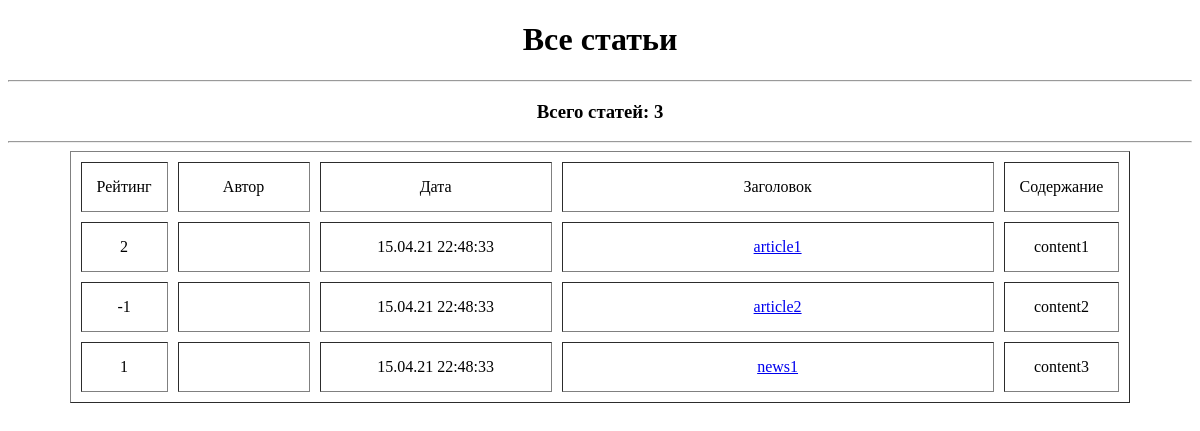
Before: /news/ with the older database file.
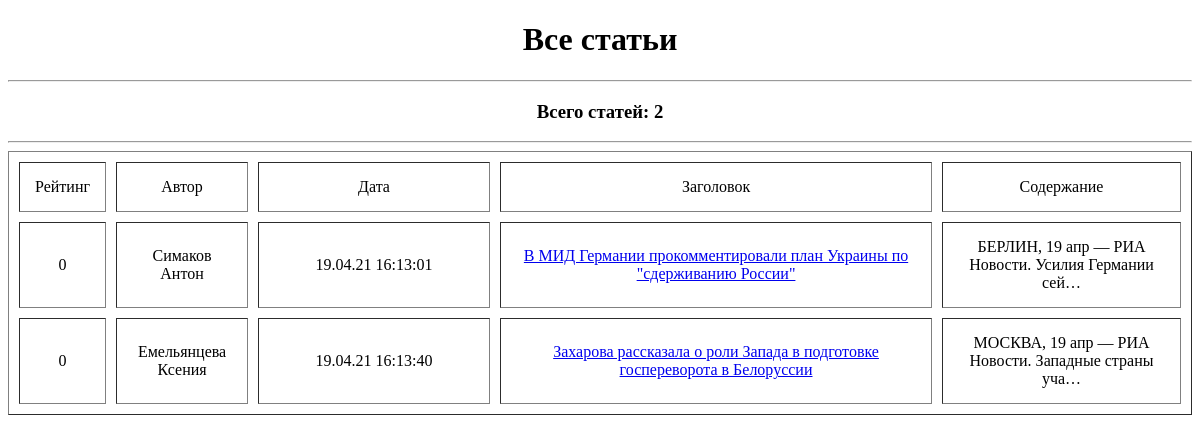
After: the same page with the newer database file.
### news/models.py (models this page shows, shortened)
class Post(models.Model):
    authorID = models.ForeignKey(Author, on_delete=models.CASCADE, related_name='authorposts')
    type = models.CharField(max_length=2, choices=CONTENT, default='NW')
    createdAt = models.DateTimeField(auto_now_add=True)
    heading = models.CharField(max_length=255)
    content = models.TextField()
    rating = models.IntegerField(default=0)
    categories = models.ManyToManyField(Category, through='PostCategory')

class Author(models.Model):
    userID = models.OneToOneField(User, on_delete=models.CASCADE)
    rating = models.IntegerField(default=0)

### news/views.py (the view)
# urls.py: path('', PostList.as_view()),
class PostList(ListView):
    model = Post
    template_name = 'posts.html'
    context_object_name = 'posts'
    queryset = Post.objects.order_by('createdAt')

### news/templatetags/custom_filters.py (called while the page is built)
@register.filter(name='Censor')
def Censor(value):
    res = value
    if isinstance(value, str):
        for word in bad_words:
            res = str(res).replace(word, '***')
        return res

### templates/posts.html (shortened to what this page needs)
{% extends 'default.html' %}
{% load custom_filters %}
{% block content %}
<h1 style="text-align: center;">Все статьи</h1>
<hr>
<h3 style="text-align: center;">Всего статей: {{ posts|length }}</h3>
<hr>
    {% if posts %}
    <table align="center" cellspacing="10" border="1" cellpadding="15">
        <tr align="center">
            <td width="30">Рейтинг</td>
            <td width="100">Автор</td>
            <td width="200">Дата</td>
            <td width="400">Заголовок</td>
            <td>Содержание</td>
        </tr>
        {% for post in posts %}
        <tr align="center">
            <td width="30">{{ post.rating }}</td>
            <td width="100">{{ post.authorID.userID.last_name }} {{ post.authorID.userID.first_name }}</td>
            <td width="200">{{ post.createdAt|date:"d.m.y H:i:s" }}</td>
            <td width="400"><a href="{{ post.pk }}">{{ post.heading|Censor }}</a></td>
            <td>{{ post.content|truncatechars:50|Censor }}</td>
        </tr>
        {% endfor %}
    </table>
    {% else %}
        <h3 style="text-align: center;">Нет статей</h3>
    {% endif %}
{% endblock content %}

### templates/default.html (shortened to what this page needs)
<!DOCTYPE html>
<html>
<head>
</head>
<body style="font-family: Tahoma;">
{% block content %}
{% endblock content %}
</body>
</html>

Changed rows visible on the page:
removed Post: rating "2", createdAt "15.04.21 22:48:33", heading|Censor "article1", content|Censor "content1"
removed Post: rating "-1", createdAt "15.04.21 22:48:33", heading|Censor "article2", content|Censor "content2"
removed Post: rating "1", createdAt "15.04.21 22:48:33", heading|Censor "news1", content|Censor "content3"
added Post: rating "0", authorID.userID.last_name "Симаков", authorID.userID.first_name "Антон", createdAt "19.04.21 16:13:01", heading|Censor "В МИД Германии прокомментировали план Украины по \"сдерживанию России\"", content|Censor "БЕРЛИН, 19 апр — РИА Новости. Усилия Германии сей…"
added Post: rating "0", authorID.userID.last_name "Емельянцева", authorID.userID.first_name "Ксения", createdAt "19.04.21 16:13:40", heading|Censor "Захарова рассказала о роли Запада в подготовке госпереворота в Белоруссии", content|Censor "МОСКВА, 19 апр — РИА Новости. Западные страны уча…"
Other visible differences:
{{ posts|length }}: "3" → "2"
